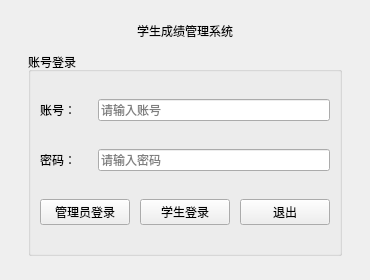
<?xml version="1.0" encoding="UTF-8"?>
<ui version="4.0">
 <class>MainWindow</class>
 <widget class="QMainWindow" name="MainWindow">
  <property name="geometry"><rect><x>0</x><y>0</y><width>370</width><height>280</height></rect></property>
  <property name="minimumSize"><size><width>370</width><height>280</height></size></property>
  <property name="maximumSize"><size><width>370</width><height>280</height></size></property>
  <property name="windowTitle"><string>成绩管理系统 - 登录</string></property>
  <widget class="QWidget" name="centralwidget">
   <layout class="QVBoxLayout" name="verticalLayout" stretch="0,1"><property name="leftMargin"><number>28</number></property><property name="topMargin"><number>22</number></property><property name="rightMargin"><number>28</number></property><property name="bottomMargin"><number>24</number></property><property name="spacing"><number>12</number></property>
    <item><widget class="QLabel" name="label_title"><property name="text"><string>学生成绩管理系统</string></property><property name="alignment"><set>Qt::AlignCenter</set></property></widget></item>
    <item><widget class="QGroupBox" name="groupBox"><property name="title"><string>账号登录</string></property>
     <layout class="QVBoxLayout" name="loginLayout"><property name="spacing"><number>10</number></property>
      <item><layout class="QHBoxLayout" name="accountLayout"><item><widget class="QLabel" name="label_account"><property name="minimumSize"><size><width>48</width><height>0</height></size></property><property name="text"><string>账号：</string></property></widget></item><item><widget class="QLineEdit" name="lineEdit_account"><property name="placeholderText"><string>请输入账号</string></property></widget></item></layout></item>
      <item><layout class="QHBoxLayout" name="passwordLayout"><item><widget class="QLabel" name="label_password"><property name="minimumSize"><size><width>48</width><height>0</height></size></property><property name="text"><string>密码：</string></property></widget></item><item><widget class="QLineEdit" name="lineEdit_password"><property name="echoMode"><enum>QLineEdit::Password</enum></property><property name="placeholderText"><string>请输入密码</string></property></widget></item></layout></item>
      <item><layout class="QHBoxLayout" name="buttonLayout"><item><widget class="QPushButton" name="pushButton_admin"><property name="text"><string>管理员登录</string></property></widget></item><item><widget class="QPushButton" name="pushButton_student"><property name="text"><string>学生登录</string></property></widget></item><item><widget class="QPushButton" name="pushButton_exit"><property name="text"><string>退出</string></property></widget></item></layout></item>
     </layout>
    </widget></item>
   </layout>
  </widget>
 </widget>
 <resources/><connections/>
</ui>
